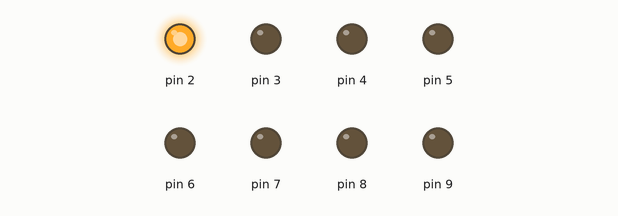
Recording of a sketch running on a simulated Arduino Uno, built with avr-gcc and run on an emulated ATmega328P. Shown: output pins drawn as LEDs (lit = HIGH).

Above: at 0.05 s.
At 0.35 s:
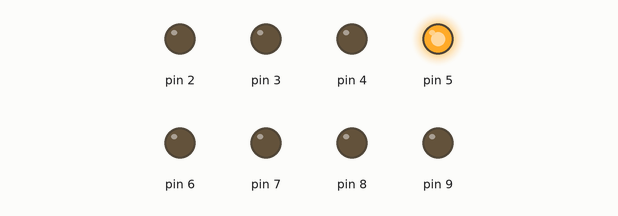
At 0.75 s:
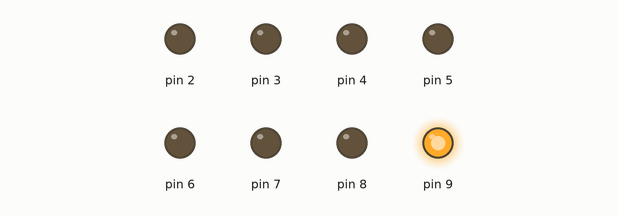
At 1.45 s:
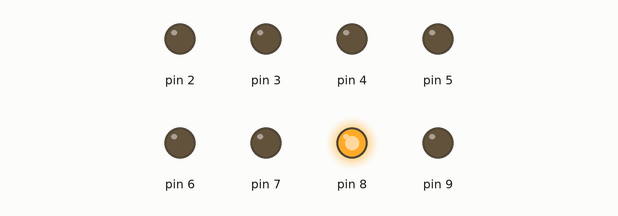
At 2.15 s:
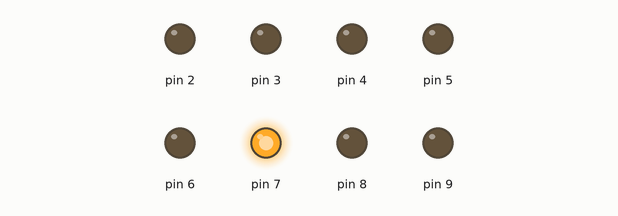
At 2.85 s:
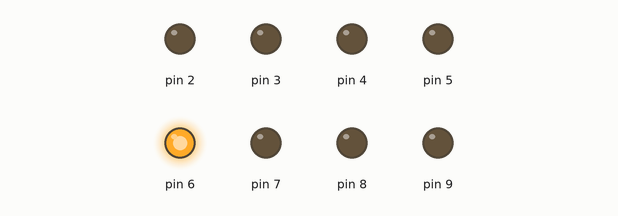
Timing chart, 0 to 3.1 s (numbered marks = the images above):
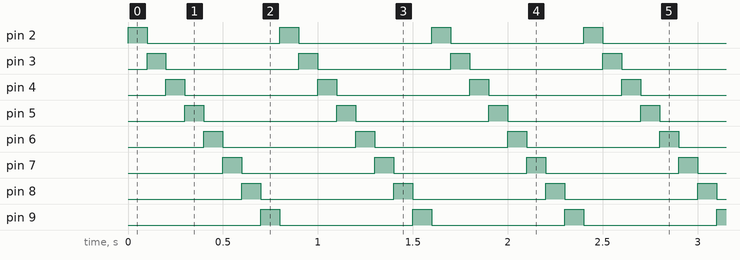

The sketch:

sketch_oct12a_chasing_leds.ino
```cpp
int BASE=2;
int NUM=8;

void setup() {
   for (int i=BASE; i<BASE+NUM; i++) {
     pinMode(i, OUTPUT);
   }
}

void loop() {
   for (int i=BASE; i<BASE+NUM; i++) {
     digitalWrite(i, HIGH);
     delay(100);
     digitalWrite(i, LOW);
   }
}
```

Measured:
- by itself, pin 2–9: alternates HIGH for 0.10 s and LOW for 0.70 s
- by itself, everything shown: repeats every 0.80 s, in 8 steps
